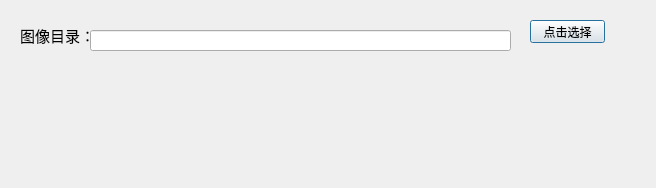
<?xml version="1.0" encoding="UTF-8"?>
<ui version="4.0">
 <class>Dialog</class>
 <widget class="QDialog" name="Dialog">
  <property name="geometry">
   <rect>
    <x>0</x>
    <y>0</y>
    <width>656</width>
    <height>188</height>
   </rect>
  </property>
  <property name="windowTitle">
   <string>Dialog</string>
  </property>
  <widget class="QLabel" name="label">
   <property name="geometry">
    <rect>
     <x>20</x>
     <y>20</y>
     <width>81</width>
     <height>31</height>
    </rect>
   </property>
   <property name="font">
    <font>
     <pointsize>11</pointsize>
    </font>
   </property>
   <property name="text">
    <string>图像目录：</string>
   </property>
  </widget>
  <widget class="QLineEdit" name="lineEdit">
   <property name="geometry">
    <rect>
     <x>90</x>
     <y>30</y>
     <width>421</width>
     <height>21</height>
    </rect>
   </property>
  </widget>
  <widget class="QPushButton" name="pushButton">
   <property name="geometry">
    <rect>
     <x>530</x>
     <y>20</y>
     <width>75</width>
     <height>23</height>
    </rect>
   </property>
   <property name="text">
    <string>点击选择</string>
   </property>
  </widget>
 </widget>
 <resources/>
 <connections/>
</ui>
